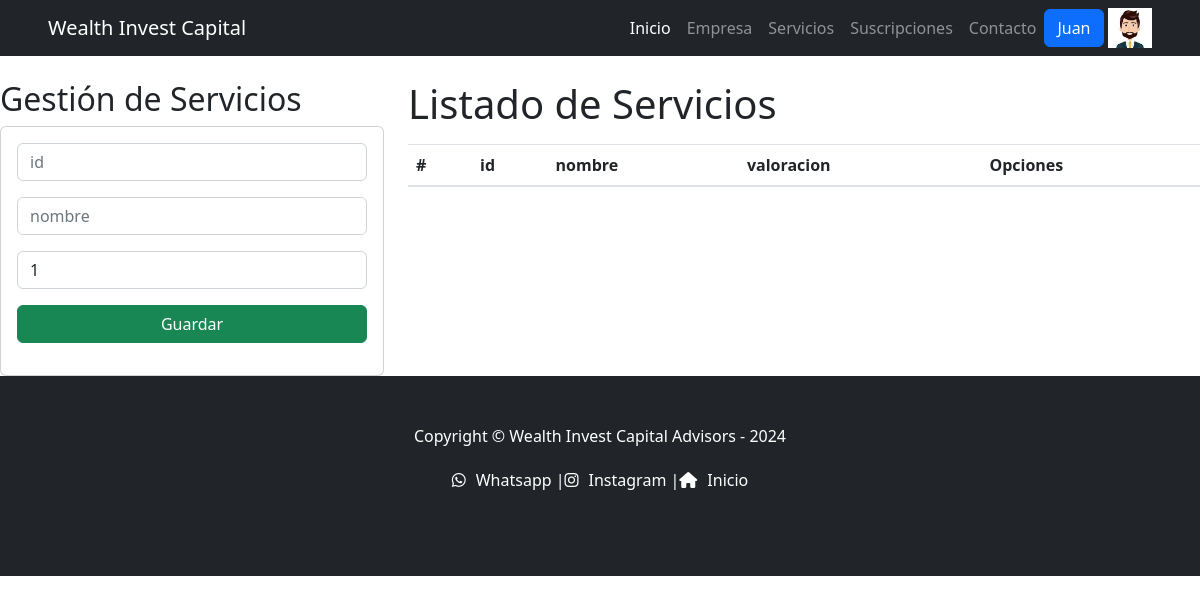
/vbc/ (signed in), run on an earlier commit of the app's database.
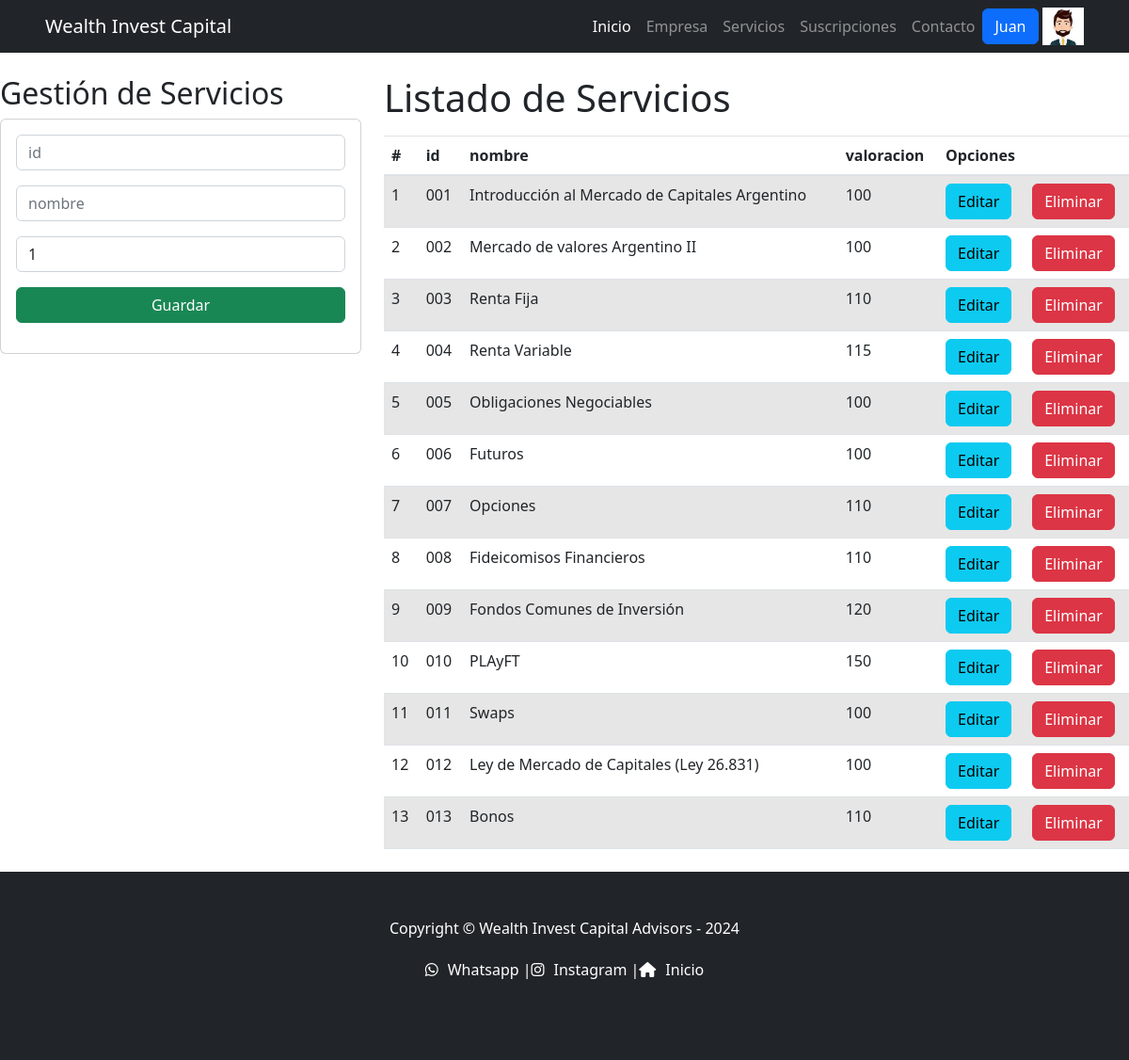
And on a later commit of the database.
### users/models.py (models this page shows, shortened)
class Avatar(models.Model):
    user = models.OneToOneField(User, on_delete=models.CASCADE, blank=True, null=True)
    imagen = models.ImageField(upload_to="avatares", blank=True, null=True)

### vbc/models.py (models this page shows)
class ServicioList(models.Model):
    id = models.CharField(primary_key=True, max_length=6)
    nombre = models.CharField(max_length=50)
    valoracion = models.PositiveSmallIntegerField()

### vbc/views.py (the view)
# urls.py: path('', views.home),
def home(request):
    servicioapp = ServicioList.objects.all()
    return render(request, "servicios_crear.html", {"ServicioList": servicioapp} )

### vbc/templates/servicios_crear.html (shortened to what this page needs)
{% extends 'app/base.html' %}
{% load static %}
{% block main %}
    <div class="row">
        <div class="col-sm-12 col-md-6 col-lg-4 col-xl-4">
            <h2>Gestión de Servicios</h2>
            <div class="card">
                <div class="card-body">
                    <form action="/registrarServicio/" method="POST">{% csrf_token %}
                        <div class="form-group">
                            <input type="text" id="txtid" name="txtid" class="form-control" placeholder="id"
                                minlength="1" maxlength="3" required>
                        </div>
                        <div class="form-group">
                            <input type="text" id="txtnombre" name="txtnombre" class="form-control" placeholder="nombre"
                                maxlength="50" required>
                        </div>
                        <div class="form-group">
                            <input type="text" id="numvaloracion" name="numvaloracion" class="form-control" min="1" max="15"
                                value="1" required>
                        </div>
                        <div class="form-group">
                            <button type="submit" class="btn btn-success btn-block text-white">Guardar</button>
                        </div>
                    </form>
                </div>
            </div>
        </div>
        <div class="col-sm-12 col-md-6 col-lg-8 col-xl-8">
            <h1>Listado de Servicios</h1>
            <div class="table-responsive py-2">
                <table class="table table-striped">
                    <thead>
                        <tr>
                            <th>#</th>
                            <th>id</th>
                            <th>nombre</th>
                            <th>valoracion</th>
                            <th colspan="2">Opciones</th>
                        </tr>
                    </thead>
                    <tbody>
                        {% for c in ServicioList %}
                        <tr>
                            <td>{{forloop.counter}}</td>
                            <td>{{c.id}}</td>
                            <td>{{c.nombre}}</td>
                            <td>{{c.valoracion}}</td>
                            <td><a href="edicionServicio/{{c.id}}" class="btn btn-info">Editar</a></td>
                            <td><a href="eliminarServicio/{{c.id}}" class="btn btn-danger btnEliminacion">Eliminar</a></td>
                        </tr>
                        {% endfor %}
                    </tbody>
                </table>
            </div>
        </div>
    </div>
{% endblock main %}

### app/templates/app/Base.html (shortened to what this page needs)
<!DOCTYPE html>
{% load static %}
<html lang="en">
    <head>
        <link href="https://cdn.jsdelivr.net/npm/bootstrap-icons@1.4.1/font/bootstrap-icons.css" rel="stylesheet" />
        <link href="{% static 'app/css/styles.css'%}" rel="stylesheet" />
    </head>
    <body>
        <!DOCTYPE html>
        <html lang="es">
        <head>
            <link href="https://stackpath.bootstrapcdn.com/bootstrap/4.5.2/css/bootstrap.min.css" rel="stylesheet">
            <link href="{% static 'app/css/styles.css'%}" rel="stylesheet">
        </head>
        <nav class="navbar navbar-expand-lg navbar-dark bg-dark">
            <div class="container px-5">
                <a class="navbar-brand" href="{% url 'Inicio'%}">Wealth Invest Capital</a>
                <div class="collapse navbar-collapse" id="navbarSupportedContent">
                    <ul class="navbar-nav ms-auto mb-2 mb-lg-0">
                        <li class="nav-item"><a class="nav-link active" aria-current="page" href="{% url 'Inicio'%}">Inicio</a></li>
                        <li class="nav-item"><a class="nav-link" href="{% url 'Empresa'%}">Empresa</a></li>
                        <li class="nav-item"><a class="nav-link" href="{% url 'Servicios'%}">Servicios</a></li>
                        <li class="nav-item"><a class="nav-link" href="{% url 'Suscripciones'%}">Suscripciones</a></li>
                        <li class="nav-item"><a class="nav-link" href="{% url 'Contacto' %}">Contacto</a></li>
                        <div  class="dropdown">
                            {% if request.user.is_authenticated %}
                            <a class="btn btn-primary dropdown-toogle" href"#" role="button" data-bs-toggle="dropdown" aria-expanded="false">
                            {{ request.user.first_name }}
                            </a>
                                <img src="{{request.user.avatar.imagen.url}}" alt="" height="40px">
                            {% endif %}
                        </div>
                    </ul>
                </div>
            </div>
        </nav>
    </head>
        </body>
        </html>
        {% block main %}
        {% endblock main %}
        <!DOCTYPE html>
        <html lang="es">
        <head>
            <link rel="stylesheet" href="https://cdnjs.cloudflare.com/ajax/libs/font-awesome/6.0.0-beta3/css/all.min.css"
>
        </head>
        <body>
            <footer class="py-5 bg-dark">
                <div class="container px-5">
                    <p class="m-0 text-center text-white">Copyright &copy; Wealth Invest Capital Advisors - 2024</p>
                    <div class="footer-content">
                        <ul class="social-links">
                            <li><a href="https://wa.me/1234567890" target="_blank"><i class="fab fa-whatsapp"></i> Whatsapp |</a></li>
                            <li><a href="https://instagram.com/your_instagram_username" target="_blank"><i class="fab fa-instagram"></i> Instagram |</a></li>
                            <li><a href="{% url 'Inicio' %}" target="_blank"><i class="fas fa-home"></i> Inicio</a></li>
                        </ul>
                    </div>
                </div>
            </footer>
        </body>
        </html>
    </body>
</html>

### app/templates/app/Base.html (style rules this page uses)
.bg-dark { background-color: #343a40; }
.container { max-width: 1200px; margin: 0 auto; }
.footer-content { display: flex; flex-direction: column; justify-content: center; align-items: center; padding: 20px; }
.social-links { list-style-type: none; padding: 0; display: flex; justify-content: space-around; align-items: center; }
.social-links li a { color: white; text-decoration: none; display: flex; align-items: center; transition: color 0.3s ease-in-out; }
.fab, .fas { padding-right: 10px; }

What changed in the data, as far as the page shows it:
added ServicioList: id "001", nombre "Introducción al Mercado de Capitales Argentino", valoracion "100"
added ServicioList: id "002", nombre "Mercado de valores Argentino II", valoracion "100"
added ServicioList: id "003", nombre "Renta Fija", valoracion "110"
added ServicioList: id "004", nombre "Renta Variable", valoracion "115"
added ServicioList: id "005", nombre "Obligaciones Negociables", valoracion "100"
added ServicioList: id "006", nombre "Futuros", valoracion "100"
added ServicioList: id "007", nombre "Opciones", valoracion "110"
added ServicioList: id "008", nombre "Fideicomisos Financieros", valoracion "110"
added ServicioList: id "009", nombre "Fondos Comunes de Inversión", valoracion "120"
added ServicioList: id "010", nombre "PLAyFT", valoracion "150"
added ServicioList: id "011", nombre "Swaps", valoracion "100"
added ServicioList: id "012", nombre "Ley de Mercado de Capitales (Ley 26.831)", valoracion "100"
added ServicioList: id "013", nombre "Bonos", valoracion "110"
